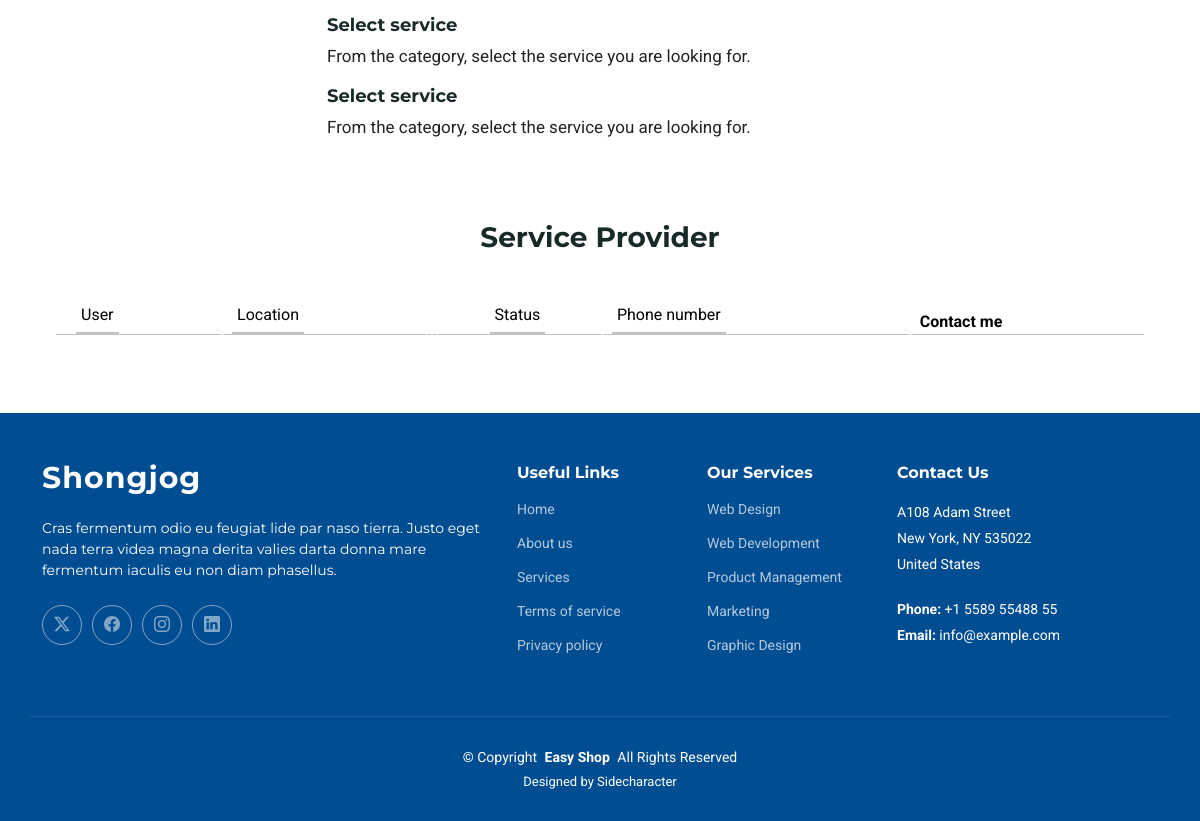
The app's page /all_services/1/ (lower part), older data.
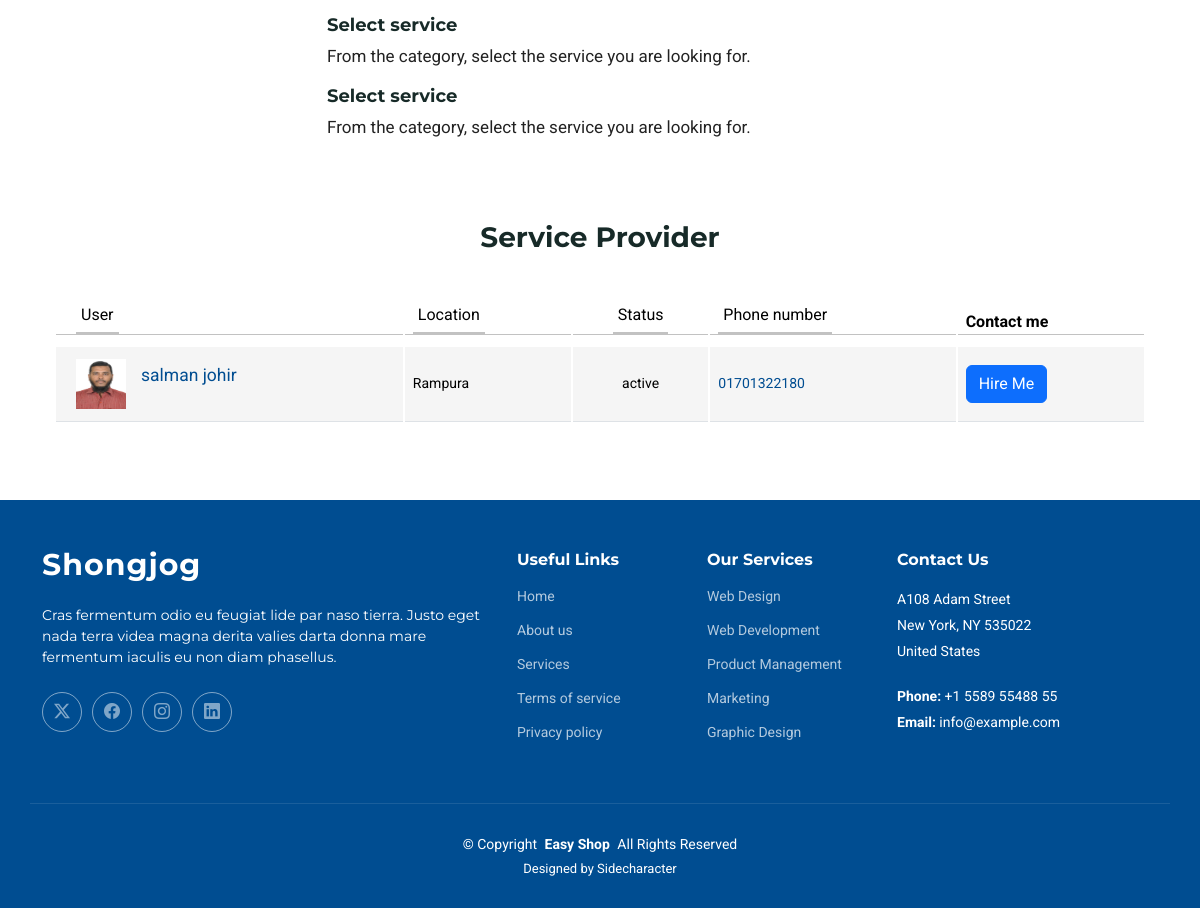
The same page, newer data.
### shongjog/models.py (models this page shows, shortened)
class Registration(models.Model):
    user = models.OneToOneField(User, on_delete=models.CASCADE , blank=True, null=True)  # Linked with Django's User model
    phone_number = models.CharField(max_length=15)
    status = models.CharField(max_length=8, choices=[('active', 'Active'), ('inactive', 'Inactive')], default='active')
    occupation = models.CharField(max_length=100)
    area = models.CharField(max_length=100 , blank=True, null=True)
    picture = models.ImageField(upload_to='profile_pictures/', blank=True, null=True)

### all_services/views.py (the view)
# urls.py: path('<int:pk>/' , views.seba , name='seba'),
def seba(request, pk):
    serviceitem = ServiceItem.objects.get(pk=pk)
    faqs = FAQ.objects.filter(services = serviceitem)
    include_services = INCLUDE_SERVICE.objects.filter(services = serviceitem)
    exclude_services = EXCLUDE_SERVICE.objects.filter(services = serviceitem)
    registrations = Registration.objects.all()
    context = {
        'serviceitem': serviceitem,
        'faqs': faqs,
        'include_ls': include_services,
        'exclude_ls': exclude_services,
        'registrations': registrations
    }
    return render(request, "seba.html", context)

### all_services/templates/seba.html (shortened to what the changed rows need)
{% load static %}
<!DOCTYPE html>
<html lang="en">
<head>
  <link href="https://maxcdn.bootstrapcdn.com/font-awesome/4.3.0/css/font-awesome.min.css" rel="stylesheet">
  <link href="/static/assets/vendor/bootstrap/css/bootstrap.min.css" rel="stylesheet">
  <link href="/static/assets/vendor/bootstrap-icons/bootstrap-icons.css" rel="stylesheet">
  <link href="/static/assets/vendor/aos/aos.css" rel="stylesheet">
  <link href="/static/assets/vendor/glightbox/css/glightbox.min.css" rel="stylesheet">
  <link href="/static/assets/vendor/swiper/swiper-bundle.min.css" rel="stylesheet">
  <link href="/static/assets/css/main.css" rel="stylesheet">
</head>
<body class="service-details-page">
  <main class="main">
    <section>
      <div class="container">
        <div class="portfolio-item row">
            <section>
              <div class="container">
                <div class="row">
                  <div class="col-lg-12">
                    <div class="main-box clearfix">
                      <div class="table-responsive">
                        <table class="table user-list">
                          <thead>
                            <tr>
                              <th><span>User</span></th>
                              <th><span>Location</span></th>
                              <th class="text-center"><span>Status</span></th>
                              <th><span>Phone number</span></th>
                              <th>Contact me</th>
                            </tr>
                          </thead>
                          <tbody>
                            {% for registration in registrations %}
                            {% if registration.occupation == serviceitem.service_name  %}
                            <tr>
                              <td>
                                <img src="{{ registration.picture.url }}" style="height : 50px;width:50px;" alt="">
                                <a href="#" class="user-link">{{ registration.user.first_name }} {{ registration.user.last_name }}</a>
                              </td>
                              <td>
                                  {{ registration.area}}
                              </td>
                              <td class="text-center">
                                <span class="label label-default">{{ registration.status }}</span>
                              </td>
                              <td>
                                <a href="#">{{ registration.phone_number }}</a>
                              </td>
                              <td>
                                <button type="button" class="btn btn-primary">Hire Me</button>
                              </td>
                            </tr>
                            {% endif %}
                            {% endfor %}
                          </tbody>
                        </table>
                      </div>
                    </div>
                  </div>
                </div>
                </div>
            </section>
        </div>
      </div>
    </section>
  </main>
</body>
</html>

Row changes from the older to the newer data that the page shows:
added Registration: picture (picture), user.first_name "salman", user.last_name "johir", area "Rampura", status "active", phone_number "01701322180"
